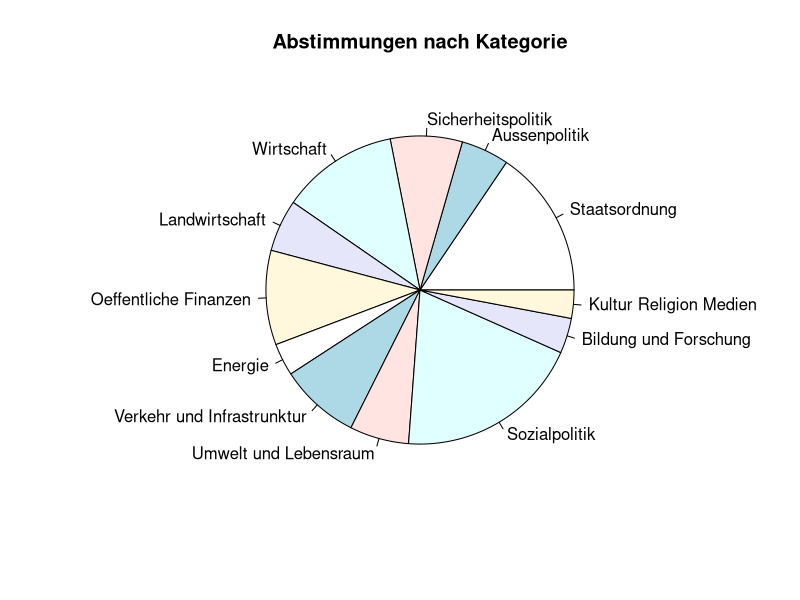
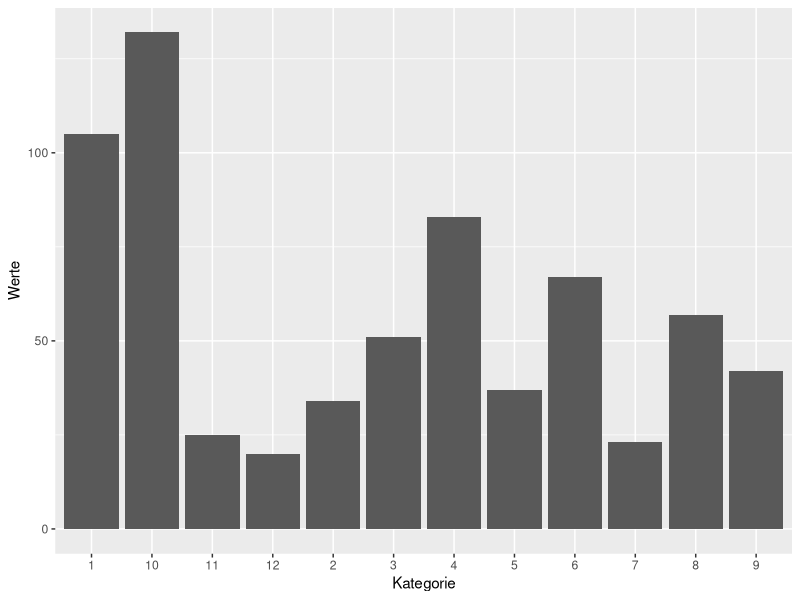
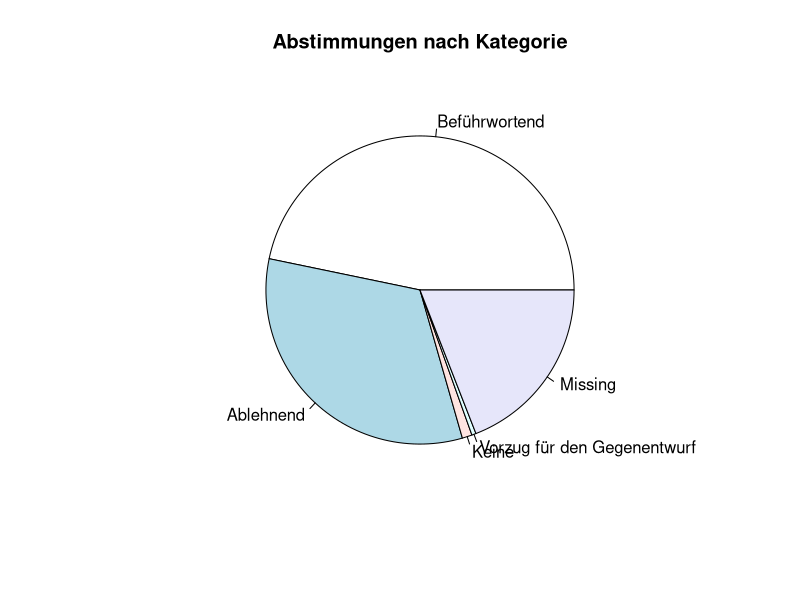
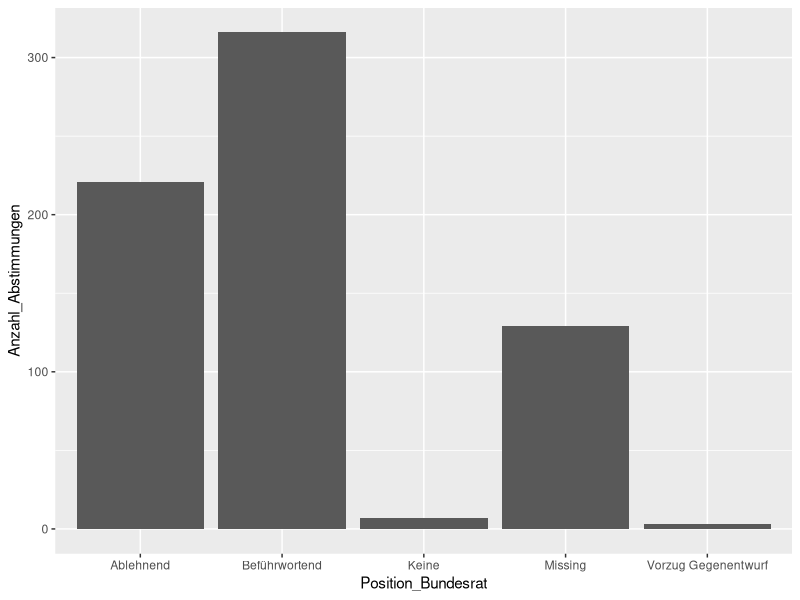
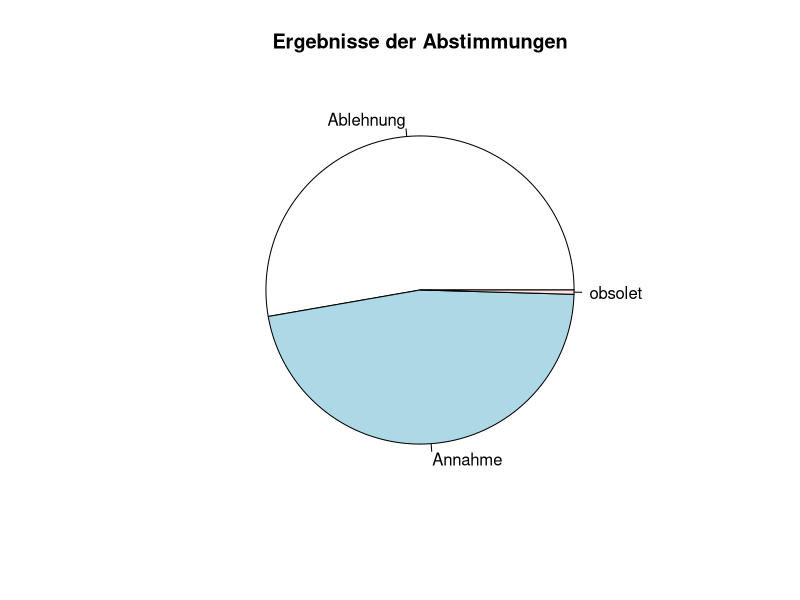
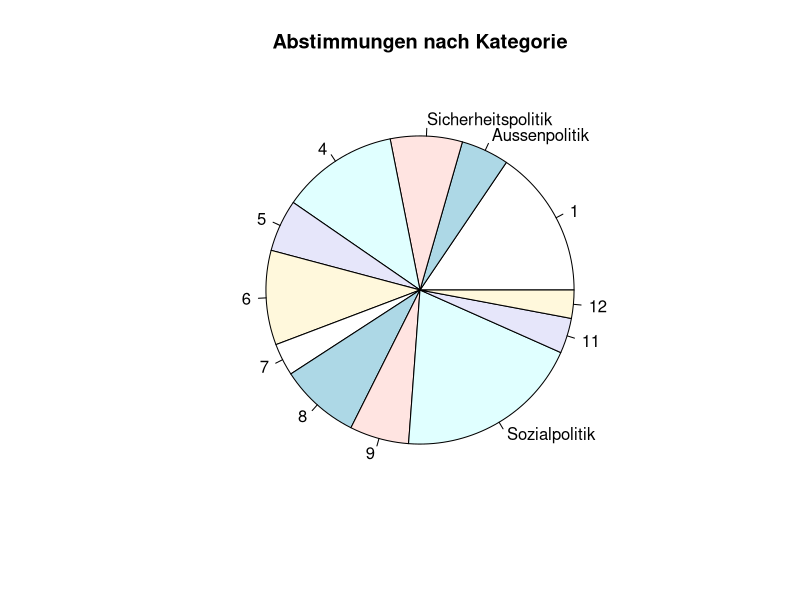
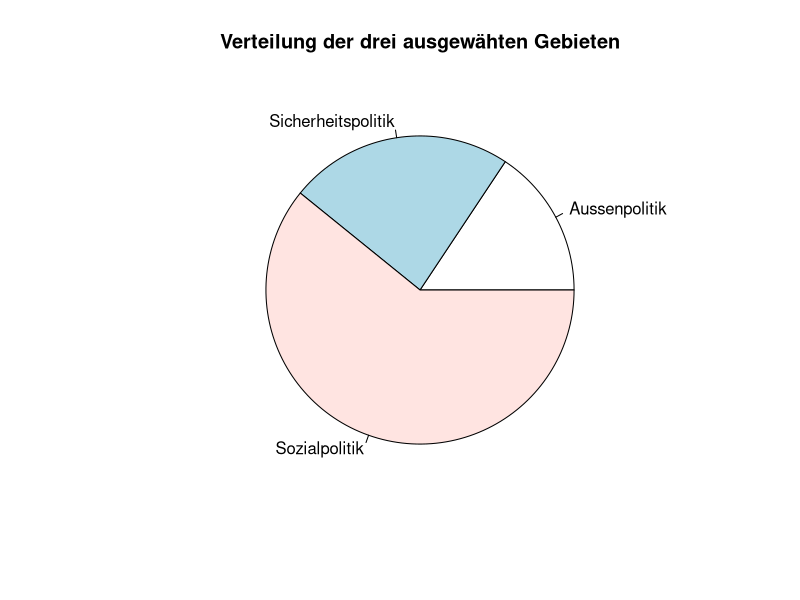
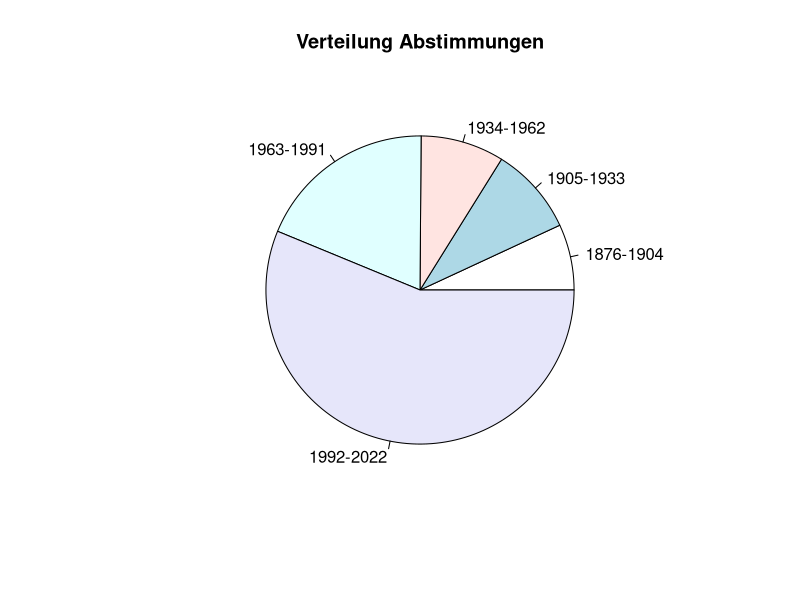

Reproduce these figures in R, in order.
## ---- chunk 1
library(ggplot2)
library(tidyverse)
library(dplyr)
## ---- chunk 2
data_csv <- read.csv2("DatensatzAbstimmungen.csv", na = "NA")
data_csv
## ---- chunk 3
#datum <- subset(data_csv, select=c(anr,datum,annahme))
#datum

# Beispiel 5. Zeile und 2. Spalte
#datum[5,2]
## ---- chunk 4
table(data_csv$d1e1)

staatsordnung = data_csv["d1e1"] == 1
sum(staatsordnung)

aussenpolitik = data_csv["d1e1"] == 2
sum(aussenpolitik)

sicherheitspolitik = data_csv["d1e1"] == 3
sum(sicherheitspolitik)

wirtschaft = data_csv["d1e1"] == 4
sum(wirtschaft)

landwirtschaft = data_csv["d1e1"] == 5
sum(landwirtschaft)

oeffentlicheFinanzen = data_csv["d1e1"] == 6
sum(oeffentlicheFinanzen)

energie = data_csv["d1e1"] == 7
sum(energie)

verkehrUndInfrastrunktur = data_csv["d1e1"] == 8
sum(verkehrUndInfrastrunktur)

umweltUndLebensraum = data_csv["d1e1"] == 9
sum(umweltUndLebensraum)

sozialpolitik = data_csv["d1e1"] == 10
sum(sozialpolitik)

bildungUndForschung = data_csv["d1e1"] == 11
sum(bildungUndForschung)

kulturReligionMedien = data_csv["d1e1"] == 12
sum(kulturReligionMedien)

#Summe aller Kategorien zur Kontrolle
#sum(staatsordnung)+sum(aussenpolitik)+sum(sicherheitspolitik)+sum(wirtschaft)+sum(landwirtschaft)+sum(oeffentlicheFinanzen)+sum(energie)+sum(verkehrUndInfrastrunktur)+sum(umweltUndLebensraum)+sum(sozialpolitik)+sum(bildungUndForschung)+sum(kulturReligionMedien)

# als Pie plot dargestellt
werte <- c(105,34,51,83,37,67,23,57,42,132,25,20)
kategorie <- c("Staatsordnung","Aussenpolitik","Sicherheitspolitik","Wirtschaft","Landwirtschaft","Oeffentliche Finanzen","Energie","Verkehr und Infrastrunktur","Umwelt und Lebensraum","Sozialpolitik","Bildung und Forschung","Kultur Religion Medien")
pie(werte,labels=kategorie,main="Abstimmungen nach Kategorie")


data <- data.frame(Kategorie= c("1","2","3","4","5","6","7","8","9","10","11","12"), Werte= c(105,34,51,83,37,67,23,57,42,132,25,20))

ggplot(data,aes(x=Kategorie,y=Werte))+geom_bar(stat="identity")
## ---- chunk 5
befuerwortend = data_csv["br.pos"] == 1
sum(befuerwortend)

ablehnend = data_csv["br.pos"] == 2
sum(ablehnend)

keine = data_csv["br.pos"] == 3
sum(keine)

vorzugGegenentwurf = data_csv["br.pos"] == 8
sum(vorzugGegenentwurf)

vorzugVolksinitiative = data_csv["br.pos"] == 9
sum(vorzugVolksinitiative)

missing = data_csv["br.pos"] == "."
sum(missing)

#Kontrolle ob alle gezählt
sum(befuerwortend)+sum(ablehnend)+sum(keine)+sum(vorzugGegenentwurf)+sum(vorzugVolksinitiative)+sum(missing)

#in Pie plot darstellen (Vorzug Volksinitiative nicht angezeigt da = 0)
werte <- c(316,221,7,3,129)
kategorie <- c("Beführwortend","Ablehnend","Keine","Vorzug für den Gegenentwurf","Missing")
pie(werte,labels=kategorie,main="Abstimmungen nach Kategorie")

# in Balkendiagramm darstellen (Vorzug Volksinitiative nicht angezeigt da = 0)
data <- data.frame(Position_Bundesrat= c("Beführwortend","Ablehnend","Keine","Vorzug Gegenentwurf","Missing"), Anzahl_Abstimmungen= c(316,221,7,3,129))

ggplot(data,aes(x=Position_Bundesrat,y=Anzahl_Abstimmungen))+geom_bar(stat="identity")
## ---- chunk 6
ablehnung = data_csv["annahme"] == 0
sum(ablehnung)

annahme = data_csv["annahme"] == 1
sum(annahme)

geg.ang = data_csv["annahme"] == 8 #Bei Stichfragen: Gegenentwurf angenommen
sum(geg.ang)

volksin.ang = data_csv["annahme"] == 9  #Bei Stichfragen: Volksinitiative angenommen
sum(volksin.ang)

obsolet = data_csv["annahme"] == "."
sum(obsolet)

#dsum(ablehnung)+sum(annahme)+sum(geg.ang)+sum(volksin.ang)+sum(obsolet)


# in Pie plot darstellen (geg.ang und volksin.ang weggelassen weil 0)

werte <- c(355,315,3)
kategorie <- c("Ablehnung","Annahme","obsolet")
pie(werte,labels=kategorie,main="Ergebnisse der Abstimmungen")
## ---- chunk 7
# als Pie plot dargestellt (nur ausgewählte Themen benannt)
werte <- c(105,34,51,83,37,67,23,57,42,132,25,20)
kategorie <- c("1","Aussenpolitik","Sicherheitspolitik","4","5","6","7","8","9","Sozialpolitik","11","12")
pie(werte,labels=kategorie,main="Abstimmungen nach Kategorie")
## ---- chunk 8
data = data_csv[data_csv$d1e1 == 2 | data_csv$d1e1==3 | data_csv$d1e1==10]


# pie plot machen
werte <- c(34,51,132)
kategorie <- c("Aussenpolitik","Sicherheitspolitik","Sozialpolitik")
pie(werte,labels=kategorie,main="Verteilung der drei ausgewähten Gebieten")
## ---- chunk 9
data_csv <- data_csv%>%
  mutate(datum=as.Date(datum, "%d.%m.%Y"))

class(data_csv$datum)
## ---- chunk 10
jahr <- format(as.POSIXct(data_csv$datum, format='%d.%m.%Y'), format="%Y")
mutate(data_csv)
## ---- chunk 11
a <- sum(jahr>=1876 & jahr<1905)
b <- sum(jahr>=1905 & jahr<1934)
c <-sum(jahr>=1934 & jahr <1963)
d <- sum(jahr>=1963 & jahr <1992)
e <- sum(jahr>=1992 & jahr <=2022)

# Pie plot
werte <- c(15,20,19,41,122)
kategorie <- c("1876-1904","1905-1933","1934-1962","1963-1991","1992-2022" )
pie(werte,labels=kategorie,main="Verteilung Abstimmungen")


# histogramm
data <- data.frame(Jahre= c("1876-1904","1905-1933","1934-1962","1963-1991","1992-2022"), Anzahl_Abstimmungen= c(15,20,19,41,122))
ggplot(data,aes(x=Jahre,y=Anzahl_Abstimmungen))+geom_bar(stat="identity")
## ---- chunk 12
a <- sum(jahr>=1876 & jahr<1905 & data_csv["d1e1"] == 2)
b <- sum(jahr>=1905 & jahr<1934 &data_csv["d1e1"] == 2)
c <-sum(jahr>=1934 & jahr <1963 &data_csv["d1e1"] == 2)
d <- sum(jahr>=1963 & jahr <1992 &data_csv["d1e1"] == 2)
e <- sum(jahr>=1992 & jahr <=2022 &data_csv["d1e1"] == 2)

# Pie plot
werte <- c(4,4,2,5,19)
kategorie <- c("1876-1904","1905-1933","1934-1962","1963-1991","1992-2022" )
pie(werte,labels=kategorie,main="Verteilung Abstimmungen Aussenpolitik")


# histogramm
data <- data.frame(Jahre= c("1876-1904","1905-1933","1934-1962","1963-1991","1992-2022"), Anzahl_Abstimmungen_Aussenpolitik= c(4,4,2,5,19))
ggplot(data,aes(x=Jahre,y=Anzahl_Abstimmungen_Aussenpolitik))+geom_bar(stat="identity")
## ---- chunk 13
f <- sum(jahr>=1876 & jahr<1905 & data_csv["d1e1"] == 3)
g <- sum(jahr>=1905 & jahr<1934 &data_csv["d1e1"] == 3)
h <- sum(jahr>=1934 & jahr <1963 &data_csv["d1e1"] == 3)
i <- sum(jahr>=1963 & jahr <1992 &data_csv["d1e1"] == 3)
j <- sum(jahr>=1992 & jahr <=2022 &data_csv["d1e1"] == 3)
f
g
h
i
j

# Pie plot
werte <- c(5,3,13,10,20)
kategorie <- c("1876-1904","1905-1933","1934-1962","1963-1991","1992-2022" )
pie(werte,labels=kategorie,main="Verteilung Abstimmungen Sicherheitspolitik")


# histogramm
data <- data.frame(Jahre= c("1876-1904","1905-1933","1934-1962","1963-1991","1992-2022"), Anzahl_Abstimmungen_Sicherheitspolitik= c(5,3,13,10,20))
ggplot(data,aes(x=Jahre,y=Anzahl_Abstimmungen_Sicherheitspolitik))+geom_bar(stat="identity")
## ---- chunk 14
k <- sum(jahr>=1876 & jahr<1905 & data_csv["d1e1"] == 10)
l <- sum(jahr>=1905 & jahr<1934 &data_csv["d1e1"] == 10)
m <- sum(jahr>=1934 & jahr <1963 &data_csv["d1e1"] == 10)
n <- sum(jahr>=1963 & jahr <1992 &data_csv["d1e1"] == 10)
o <- sum(jahr>=1992 & jahr <=2022 &data_csv["d1e1"] == 10)
k
l
m
n
o


# Pie plot
werte <- c(6,13,4,26,83)
kategorie <- c("1876-1904","1905-1933","1934-1962","1963-1991","1992-2022" )
pie(werte,labels=kategorie,main="Verteilung Abstimmungen Sicherheitspolitik")


# histogramm
data <- data.frame(Jahre= c("1876-1904","1905-1933","1934-1962","1963-1991","1992-2022"), Anzahl_Abstimmungen_Sozialpolitik= c(6,13,4,26,83))
ggplot(data,aes(x=Jahre,y=Anzahl_Abstimmungen_Sozialpolitik))+geom_bar(stat="identity")
## ---- chunk 15
ggplot(data_csv, aes(as.Date(data_csv$datum,"%d.%m.%Y"), annahme)) +
  geom_jitter() +
  facet_grid(rows = vars(d1e1)) +
  geom_vline(data=data_csv, mapping=aes(xintercept=as.Date(data_csv$datum[229],"%d.%m.%Y")), color="blue", colour = 'red')
